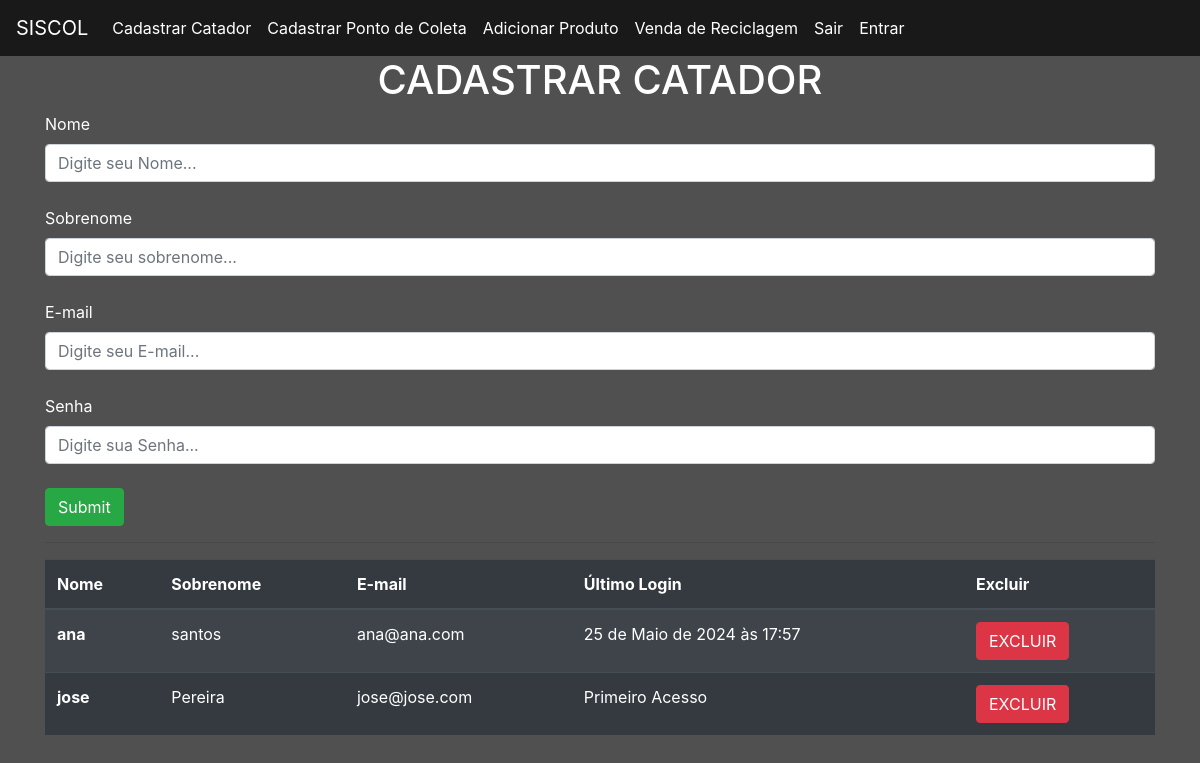
Page /auth/cadastrar_catador/ on the committed database.
### usuarios/models.py (models this page shows)
class Users(AbstractUser):
    choices_permissao = (('P', 'PontoColeta'),
                     ('A', 'Administrador'),
                     ('C', 'Catador'))
    permissao = models.CharField(max_length=1, choices=choices_permissao)

### usuarios/views.py (the view, shortened to what this page needs)
# urls.py: path('cadastrar_catador/', views.cadastrar_catador, name="cadastrar_catador"),
@has_permission_decorator('cadastrar_catador')
def cadastrar_catador(request):
    if request.method == "GET":
        catadores = Users.objects.filter(permissao="C")
        return render(request, 'cadastrar_catador.html', { 'catadores': catadores })

### usuarios/templates/cadastrar_catador.html (shortened to what this page needs)
{% extends 'base.html' %}
{% block 'body' %}
<h1 align="center">CADASTRAR CATADOR</h1>
<div class="container">
    <form action="{% url 'cadastrar_catador' %}" method="POST">{% csrf_token %}
        <label>Nome</label>
        <input type="text" placeholder="Digite seu Nome..." name="nome" class="form-control">
        <br>
        <label>Sobrenome</label>
        <input type="text" placeholder="Digite seu sobrenome..." name="sobrenome" class="form-control">
        <br>
        <label>E-mail</label>
        <input type="email" placeholder="Digite seu E-mail..." name="email" class="form-control">
        <br>
        <label>Senha</label>
        <input type="password" placeholder="Digite sua Senha..." name="senha" class="form-control">
        <br>
        <input type="submit" class="btn btn-success">
    </form>
    <hr class "bg-hr">
        <table class="table table-striped table-dark">
            <thead>
            <tr>
                <th scope="col">Nome</th>
                <th scope="col">Sobrenome</th>
                <th scope="col">E-mail</th>
                <th scope="col">Último Login</th>
                <th scope="col">Excluir</th>
            </tr>
            </thead>
            <tbody>
                {% for catador in catadores %}
                    <tr>
                        <th>{{catador.first_name }}</th>
                        <td>{{catador.last_name}}</td>
                        <td>{{catador.email}}</td>
                        <td>{% if not catador.last_login %}
                                Primeiro Acesso
                            {% else %}
                                {{catador.last_login}}
                                {% endif %}
                            </td>
                        <td><a href="{% url 'excluir_usuario' catador.id %}" class="btn btn-danger">EXCLUIR</a></td>
                    </tr>
                {% endfor %}
            </tbody>
        </table>
</div>
{% endblock %}

### templates/static/usuarios/css/css.css (style rules this page uses)
.fundo { background-color:#505050; color:white; }

### rows in the picture
Users: first_name "ana", last_name "santos", email "ana@ana.com", last_login "25 de Maio de 2024 às 17:57"
Users: first_name "jose", last_name "Pereira", email "jose@jose.com", shows "Primeiro Acesso"
